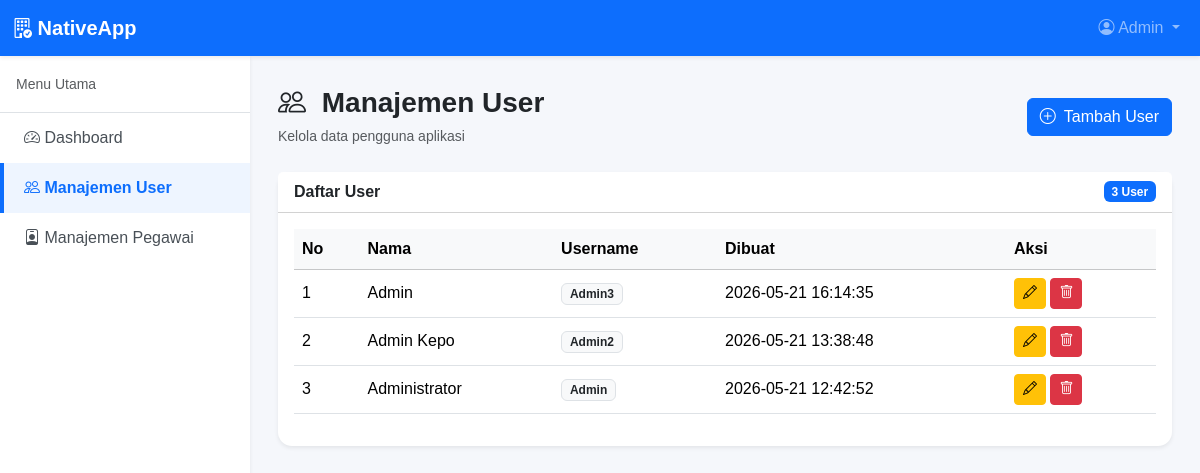
/index.php?page=user (signed in), run on the app's committed database.
### tables this page shows
CREATE TABLE `users` (
  `id` int NOT NULL,
  `nama` varchar(100) DEFAULT NULL,
  `username` varchar(100) DEFAULT NULL,
  `password` varchar(255) DEFAULT NULL,
  `role` varchar(50) DEFAULT NULL,
  `created_at` timestamp NULL DEFAULT CURRENT_TIMESTAMP
);

### helpers/auth.php (called while the page is built, shortened)
<?php
function e($text)
{
    return htmlspecialchars((string)$text, ENT_QUOTES, 'UTF-8');
}
?>

### views/user/index.php (the view, shortened to what this page needs)
<?php
$result = mysqli_query($koneksi, "SELECT id, nama, username, created_at FROM users ORDER BY id DESC");
$users = mysqli_fetch_all($result, MYSQLI_ASSOC);
?>
<div class="d-flex justify-content-between align-items-center mb-4">
    <div>
        <h3 class="fw-bold mb-1"> <i class="bi bi-people me-2"></i> Manajemen User</h3>
        <small class="text-muted">Kelola data pengguna aplikasi</small>
    </div>
    <button type="button" class="btn btn-primary" data-bs-toggle="modal" data-bs-target="#modalTambahUser">
        <i class="bi bi-plus-circle me-1"></i> Tambah User
    </button>
</div>
<div class="card shadow-sm border-0">
    <div class="card-header bg-white fw-bold d-flex justify-content-between align-items-center">
        <span>Daftar User</span>
        <span class="badge bg-primary"><?= count($users); ?> User</span>
    </div>
    <div class="card-body table-responsive">
        <table class="table table-hover align-middle">
            <thead class="table-light">
                <tr>
                    <th>No</th>
                    <th>Nama</th>
                    <th>Username</th>
                    <th>Dibuat</th>
                    <th width="150">Aksi</th>
                </tr>
            </thead>
            <tbody>
                <?php foreach ($users as $no => $row): ?>
                    <tr>
                        <td><?= $no + 1; ?></td>
                        <td><?= e($row['nama']); ?></td>
                        <td><span class="badge bg-light text-dark border"><?= e($row['username']); ?></span></td>
                        <td><?= e($row['created_at']); ?></td>
                        <td>
                            <button type="button" class="btn btn-sm btn-warning" data-bs-toggle="modal" data-bs-target="#modalEditUser<?= e($row['id']); ?>">
                                <i class="bi bi-pencil"></i>
                            </button>
                            <a class="btn btn-sm btn-danger" onclick="return confirm('Hapus data ini?')" href="index.php?page=user&aksi=hapus&id=<?= e($row['id']); ?>">
                                <i class="bi bi-trash"></i>
                            </a>
                        </td>
                    </tr>
                <?php endforeach; ?>
            </tbody>
        </table>
    </div>
</div>

### assets/css/style.css (style rules this page uses)
body { background: #f5f7fb; font-family: Arial, Helvetica, sans-serif; }
.card { border: none; border-radius: 14px; }

### data on the page
users: nama "Admin", username "Admin3", created_at "2026-05-21 16:14:35"
users: nama "Admin Kepo", username "Admin2", created_at "2026-05-21 13:38:48"
users: nama "Administrator", username "Admin", created_at "2026-05-21 12:42:52"

### other printed values
$_SESSION['nama'] "Admin"
count($users) "3"
